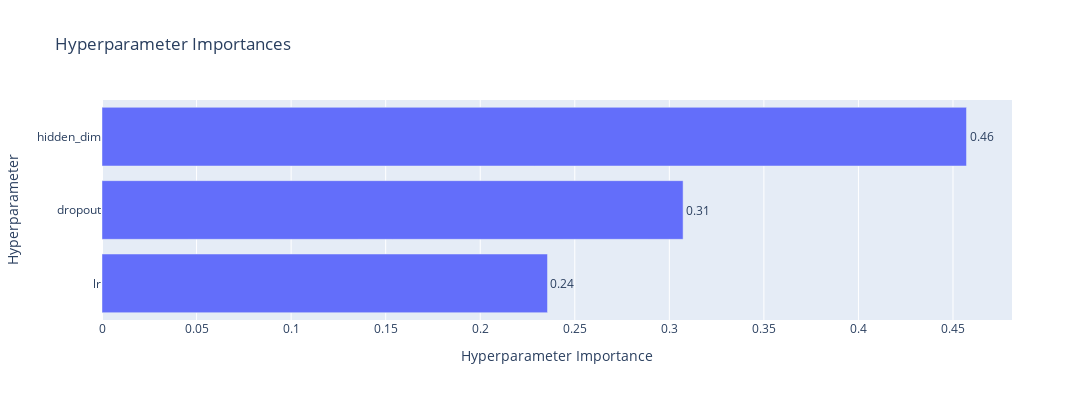
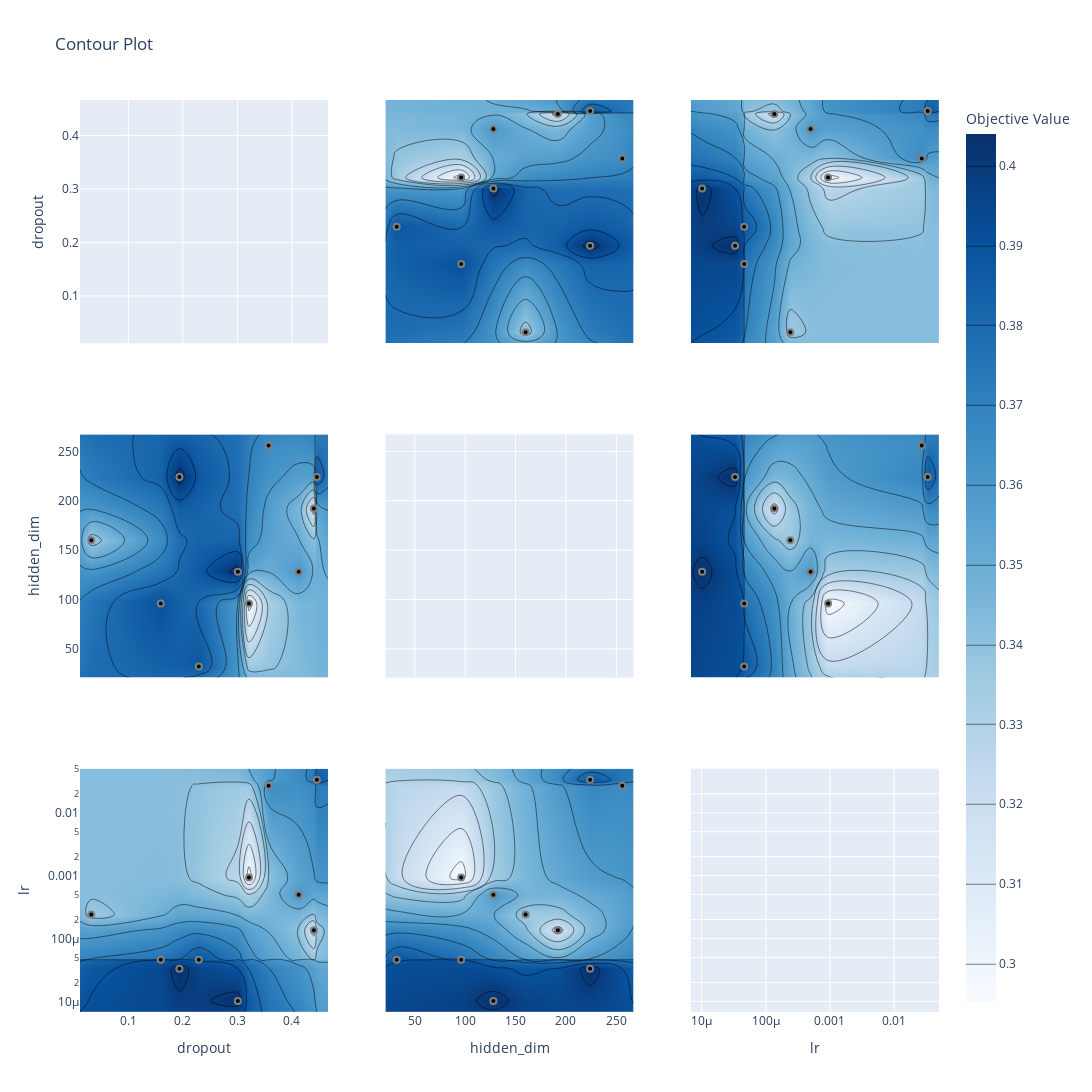

Notebook source saved alongside these figures, in order:
### Code cell
# Plot parameter importances
param_importances_fig: Figure = plot_param_importances(study)
param_fig: Figure = plot_param_importances(study)
param_fig.update_layout(autosize = False,
                        width = 1200,
                        height = 400
                        )
param_fig.show()

# Plot contour
contour_fig: Figure = plot_contour(study)
contour_fig.update_layout(autosize = False,
                          width = 1200,
                          height = 1200
                          )
contour_fig.show()

### Figure 1 — Plotly figure (JSON) as saved in the notebook; plotly's stock layout.template omitted (floating-point values rounded to 4 significant figures)
{"data": [{"cliponaxis": false, "hovertemplate": ["lr (FloatDistribution): 0.23557385309666845<extra></extra>", "dropout (FloatDistribution): 0.3072836604705343<extra></extra>", "hidden_dim (IntDistribution): 0.4571424864327972<extra></extra>"], "name": "Objective Value", "orientation": "h", "text": ["0.24", "0.31", "0.46"], "textposition": "outside", "type": "bar", "x": [0.2356, 0.3073, 0.4571], "y": ["lr", "dropout", "hidden_dim"]}], "layout": {"autosize": false, "height": 400, "title": {"text": "Hyperparameter Importances"}, "width": 1200, "xaxis": {"title": {"text": "Hyperparameter Importance"}}, "yaxis": {"title": {"text": "Hyperparameter"}}}}

### Figure 2 — Plotly figure (JSON) as saved in the notebook; plotly's stock layout.template omitted (floating-point values rounded to 4 significant figures; data arrays with more than 128 entries replaced by an {"elided": "..."} marker saying what was removed)
{"data": [{"type": "scatter", "xaxis": "x", "yaxis": "y"}, {"colorbar": {"title": {"text": "Objective Value"}}, "colorscale": [[0, "rgb(247,251,255)"], [0.125, "rgb(222,235,247)"], [0.25, "rgb(198,219,239)"], [0.375, "rgb(158,202,225)"], [0.5, "rgb(107,174,214)"], [0.625, "rgb(66,146,198)"], [0.75, "rgb(33,113,181)"], [0.875, "rgb(8,81,156)"], [1, "rgb(8,48,107)"]], "connectgaps": true, "contours": {"coloring": "heatmap"}, "hoverinfo": "none", "line": {"smoothing": 1.3}, "reversescale": false, "showscale": true, "type": "contour", "x": [0.01154, 0.03221, 0.1596, 0.1938, 0.2292, 0.3008, 0.3212, 0.3571, 0.4122, 0.4401, 0.4456, 0.4663], "xaxis": "x4", "y": [20.8, 32, 96, 128, 160, 192, 224, 256, 267.2], "yaxis": "y4", "z": [[NaN, NaN, NaN, NaN, NaN, NaN, NaN, NaN, NaN, NaN, NaN, NaN], [NaN, NaN, NaN, NaN, 0.3887, NaN, NaN, NaN, NaN, NaN, NaN, NaN], [NaN, NaN, 0.3905, NaN, NaN, NaN, 0.2952, NaN, NaN, NaN, NaN, NaN], [NaN, NaN, NaN, NaN, NaN, 0.4035, NaN, NaN, 0.3596, NaN, NaN, NaN], [NaN, 0.3356, NaN, NaN, NaN, NaN, NaN, NaN, NaN, NaN, NaN, NaN], [NaN, NaN, NaN, NaN, NaN, NaN, NaN, NaN, NaN, 0.3153, NaN, NaN], [NaN, NaN, NaN, 0.404, NaN, NaN, NaN, NaN, NaN, NaN, 0.3886, NaN], [NaN, NaN, NaN, NaN, NaN, NaN, NaN, 0.3654, NaN, NaN, NaN, NaN], [NaN, NaN, NaN, NaN, NaN, NaN, NaN, NaN, NaN, NaN, NaN, NaN]]}, {"marker": {"color": "black", "line": {"color": "Gray", "width": 2}}, "mode": "markers", "name": "Feasible Trial", "showlegend": false, "type": "scatter", "x": [0.2292, 0.1938, 0.03221, 0.4122, 0.3008, 0.3212, 0.4401, 0.1596, 0.4456, 0.3571], "xaxis": "x4", "y": [32, 224, 160, 128, 128, 96, 192, 96, 224, 256], "yaxis": "y4"}, {"colorbar": {"title": {"text": "Objective Value"}}, "colorscale": [[0, "rgb(247,251,255)"], [0.125, "rgb(222,235,247)"], [0.25, "rgb(198,219,239)"], [0.375, "rgb(158,202,225)"], [0.5, "rgb(107,174,214)"], [0.625, "rgb(66,146,198)"], [0.75, "rgb(33,113,181)"], [0.875, "rgb(8,81,156)"], [1, "rgb(8,48,107)"]], "connectgaps": true, "contours": {"coloring": "heatmap"}, "hoverinfo": "none", "line": {"smoothing": 1.3}, "reversescale": false, "showscale": false, "type": "contour", "x": [0.01154, 0.03221, 0.1596, 0.1938, 0.2292, 0.3008, 0.3212, 0.3571, 0.4122, 0.4401, 0.4456, 0.4663], "xaxis": "x7", "y": [6.781e-06, 1.016e-05, 3.312e-05, 4.598e-05, 4.6e-05, 0.0001358, 0.0002406, 0.0004981, 0.0009338, 0.02689, 0.03334, 0.04998], "yaxis": "y7", "z": {"elided": "12x12 float values"}}, {"marker": {"color": "black", "line": {"color": "Gray", "width": 2}}, "mode": "markers", "name": "Feasible Trial", "showlegend": false, "type": "scatter", "x": [0.2292, 0.1938, 0.03221, 0.4122, 0.3008, 0.3212, 0.4401, 0.1596, 0.4456, 0.3571], "xaxis": "x7", "y": [4.6e-05, 3.312e-05, 0.0002406, 0.0004981, 1.016e-05, 0.0009338, 0.0001358, 4.598e-05, 0.03334, 0.02689], "yaxis": "y7"}, {"colorbar": {"title": {"text": "Objective Value"}}, "colorscale": [[0, "rgb(247,251,255)"], [0.125, "rgb(222,235,247)"], [0.25, "rgb(198,219,239)"], [0.375, "rgb(158,202,225)"], [0.5, "rgb(107,174,214)"], [0.625, "rgb(66,146,198)"], [0.75, "rgb(33,113,181)"], [0.875, "rgb(8,81,156)"], [1, "rgb(8,48,107)"]], "connectgaps": true, "contours": {"coloring": "heatmap"}, "hoverinfo": "none", "line": {"smoothing": 1.3}, "reversescale": false, "showscale": false, "type": "contour", "x": [20.8, 32, 96, 128, 160, 192, 224, 256, 267.2], "xaxis": "x2", "y": [0.01154, 0.03221, 0.1596, 0.1938, 0.2292, 0.3008, 0.3212, 0.3571, 0.4122, 0.4401, 0.4456, 0.4663], "yaxis": "y2", "z": [[NaN, NaN, NaN, NaN, NaN, NaN, NaN, NaN, NaN], [NaN, NaN, NaN, NaN, 0.3356, NaN, NaN, NaN, NaN], [NaN, NaN, 0.3905, NaN, NaN, NaN, NaN, NaN, NaN], [NaN, NaN, NaN, NaN, NaN, NaN, 0.404, NaN, NaN], [NaN, 0.3887, NaN, NaN, NaN, NaN, NaN, NaN, NaN], [NaN, NaN, NaN, 0.4035, NaN, NaN, NaN, NaN, NaN], [NaN, NaN, 0.2952, NaN, NaN, NaN, NaN, NaN, NaN], [NaN, NaN, NaN, NaN, NaN, NaN, NaN, 0.3654, NaN], [NaN, NaN, NaN, 0.3596, NaN, NaN, NaN, NaN, NaN], [NaN, NaN, NaN, NaN, NaN, 0.3153, NaN, NaN, NaN], [NaN, NaN, NaN, NaN, NaN, NaN, 0.3886, NaN, NaN], [NaN, NaN, NaN, NaN, NaN, NaN, NaN, NaN, NaN]]}, {"marker": {"color": "black", "line": {"color": "Gray", "width": 2}}, "mode": "markers", "name": "Feasible Trial", "showlegend": false, "type": "scatter", "x": [32, 224, 160, 128, 128, 96, 192, 96, 224, 256], "xaxis": "x2", "y": [0.2292, 0.1938, 0.03221, 0.4122, 0.3008, 0.3212, 0.4401, 0.1596, 0.4456, 0.3571], "yaxis": "y2"}, {"type": "scatter", "xaxis": "x5", "yaxis": "y5"}, {"colorbar": {"title": {"text": "Objective Value"}}, "colorscale": [[0, "rgb(247,251,255)"], [0.125, "rgb(222,235,247)"], [0.25, "rgb(198,219,239)"], [0.375, "rgb(158,202,225)"], [0.5, "rgb(107,174,214)"], [0.625, "rgb(66,146,198)"], [0.75, "rgb(33,113,181)"], [0.875, "rgb(8,81,156)"], [1, "rgb(8,48,107)"]], "connectgaps": true, "contours": {"coloring": "heatmap"}, "hoverinfo": "none", "line": {"smoothing": 1.3}, "reversescale": false, "showscale": false, "type": "contour", "x": [20.8, 32, 96, 128, 160, 192, 224, 256, 267.2], "xaxis": "x8", "y": [6.781e-06, 1.016e-05, 3.312e-05, 4.598e-05, 4.6e-05, 0.0001358, 0.0002406, 0.0004981, 0.0009338, 0.02689, 0.03334, 0.04998], "yaxis": "y8", "z": [[NaN, NaN, NaN, NaN, NaN, NaN, NaN, NaN, NaN], [NaN, NaN, NaN, 0.4035, NaN, NaN, NaN, NaN, NaN], [NaN, NaN, NaN, NaN, NaN, NaN, 0.404, NaN, NaN], [NaN, NaN, 0.3905, NaN, NaN, NaN, NaN, NaN, NaN], [NaN, 0.3887, NaN, NaN, NaN, NaN, NaN, NaN, NaN], [NaN, NaN, NaN, NaN, NaN, 0.3153, NaN, NaN, NaN], [NaN, NaN, NaN, NaN, 0.3356, NaN, NaN, NaN, NaN], [NaN, NaN, NaN, 0.3596, NaN, NaN, NaN, NaN, NaN], [NaN, NaN, 0.2952, NaN, NaN, NaN, NaN, NaN, NaN], [NaN, NaN, NaN, NaN, NaN, NaN, NaN, 0.3654, NaN], [NaN, NaN, NaN, NaN, NaN, NaN, 0.3886, NaN, NaN], [NaN, NaN, NaN, NaN, NaN, NaN, NaN, NaN, NaN]]}, {"marker": {"color": "black", "line": {"color": "Gray", "width": 2}}, "mode": "markers", "name": "Feasible Trial", "showlegend": false, "type": "scatter", "x": [32, 224, 160, 128, 128, 96, 192, 96, 224, 256], "xaxis": "x8", "y": [4.6e-05, 3.312e-05, 0.0002406, 0.0004981, 1.016e-05, 0.0009338, 0.0001358, 4.598e-05, 0.03334, 0.02689], "yaxis": "y8"}, {"colorbar": {"title": {"text": "Objective Value"}}, "colorscale": [[0, "rgb(247,251,255)"], [0.125, "rgb(222,235,247)"], [0.25, "rgb(198,219,239)"], [0.375, "rgb(158,202,225)"], [0.5, "rgb(107,174,214)"], [0.625, "rgb(66,146,198)"], [0.75, "rgb(33,113,181)"], [0.875, "rgb(8,81,156)"], [1, "rgb(8,48,107)"]], "connectgaps": true, "contours": {"coloring": "heatmap"}, "hoverinfo": "none", "line": {"smoothing": 1.3}, "reversescale": false, "showscale": false, "type": "contour", "x": [6.781e-06, 1.016e-05, 3.312e-05, 4.598e-05, 4.6e-05, 0.0001358, 0.0002406, 0.0004981, 0.0009338, 0.02689, 0.03334, 0.04998], "xaxis": "x3", "y": [0.01154, 0.03221, 0.1596, 0.1938, 0.2292, 0.3008, 0.3212, 0.3571, 0.4122, 0.4401, 0.4456, 0.4663], "yaxis": "y3", "z": {"elided": "12x12 float values"}}, {"marker": {"color": "black", "line": {"color": "Gray", "width": 2}}, "mode": "markers", "name": "Feasible Trial", "showlegend": false, "type": "scatter", "x": [4.6e-05, 3.312e-05, 0.0002406, 0.0004981, 1.016e-05, 0.0009338, 0.0001358, 4.598e-05, 0.03334, 0.02689], "xaxis": "x3", "y": [0.2292, 0.1938, 0.03221, 0.4122, 0.3008, 0.3212, 0.4401, 0.1596, 0.4456, 0.3571], "yaxis": "y3"}, {"colorbar": {"title": {"text": "Objective Value"}}, "colorscale": [[0, "rgb(247,251,255)"], [0.125, "rgb(222,235,247)"], [0.25, "rgb(198,219,239)"], [0.375, "rgb(158,202,225)"], [0.5, "rgb(107,174,214)"], [0.625, "rgb(66,146,198)"], [0.75, "rgb(33,113,181)"], [0.875, "rgb(8,81,156)"], [1, "rgb(8,48,107)"]], "connectgaps": true, "contours": {"coloring": "heatmap"}, "hoverinfo": "none", "line": {"smoothing": 1.3}, "reversescale": false, "showscale": false, "type": "contour", "x": [6.781e-06, 1.016e-05, 3.312e-05, 4.598e-05, 4.6e-05, 0.0001358, 0.0002406, 0.0004981, 0.0009338, 0.02689, 0.03334, 0.04998], "xaxis": "x6", "y": [20.8, 32, 96, 128, 160, 192, 224, 256, 267.2], "yaxis": "y6", "z": [[NaN, NaN, NaN, NaN, NaN, NaN, NaN, NaN, NaN, NaN, NaN, NaN], [NaN, NaN, NaN, NaN, 0.3887, NaN, NaN, NaN, NaN, NaN, NaN, NaN], [NaN, NaN, NaN, 0.3905, NaN, NaN, NaN, NaN, 0.2952, NaN, NaN, NaN], [NaN, 0.4035, NaN, NaN, NaN, NaN, NaN, 0.3596, NaN, NaN, NaN, NaN], [NaN, NaN, NaN, NaN, NaN, NaN, 0.3356, NaN, NaN, NaN, NaN, NaN], [NaN, NaN, NaN, NaN, NaN, 0.3153, NaN, NaN, NaN, NaN, NaN, NaN], [NaN, NaN, 0.404, NaN, NaN, NaN, NaN, NaN, NaN, NaN, 0.3886, NaN], [NaN, NaN, NaN, NaN, NaN, NaN, NaN, NaN, NaN, 0.3654, NaN, NaN], [NaN, NaN, NaN, NaN, NaN, NaN, NaN, NaN, NaN, NaN, NaN, NaN]]}, {"marker": {"color": "black", "line": {"color": "Gray", "width": 2}}, "mode": "markers", "name": "Feasible Trial", "showlegend": false, "type": "scatter", "x": [4.6e-05, 3.312e-05, 0.0002406, 0.0004981, 1.016e-05, 0.0009338, 0.0001358, 4.598e-05, 0.03334, 0.02689], "xaxis": "x6", "y": [32, 224, 160, 128, 128, 96, 192, 96, 224, 256], "yaxis": "y6"}, {"type": "scatter", "xaxis": "x9", "yaxis": "y9"}], "layout": {"autosize": false, "height": 1200, "title": {"text": "Contour Plot"}, "width": 1200, "xaxis": {"anchor": "y", "domain": [0, 0.2889], "matches": "x7", "range": [0.01154, 0.4663], "showticklabels": false}, "xaxis2": {"anchor": "y2", "domain": [0.3556, 0.6444], "matches": "x8", "range": [20.8, 267.2], "showticklabels": false}, "xaxis3": {"anchor": "y3", "domain": [0.7111, 1], "matches": "x9", "range": [-5.169, -1.301], "showticklabels": false, "type": "log"}, "xaxis4": {"anchor": "y4", "domain": [0, 0.2889], "matches": "x7", "range": [0.01154, 0.4663], "showticklabels": false}, "xaxis5": {"anchor": "y5", "domain": [0.3556, 0.6444], "matches": "x8", "range": [20.8, 267.2], "showticklabels": false}, "xaxis6": {"anchor": "y6", "domain": [0.7111, 1], "matches": "x9", "range": [-5.169, -1.301], "showticklabels": false, "type": "log"}, "xaxis7": {"anchor": "y7", "domain": [0, 0.2889], "range": [0.01154, 0.4663], "title": {"text": "dropout"}}, "xaxis8": {"anchor": "y8", "domain": [0.3556, 0.6444], "range": [20.8, 267.2], "title": {"text": "hidden_dim"}}, "xaxis9": {"anchor": "y9", "domain": [0.7111, 1], "range": [-5.169, -1.301], "title": {"text": "lr"}, "type": "log"}, "yaxis": {"anchor": "x", "domain": [0.7333, 1], "range": [0.01154, 0.4663], "title": {"text": "dropout"}}, "yaxis2": {"anchor": "x2", "domain": [0.7333, 1], "matches": "y", "range": [0.01154, 0.4663], "showticklabels": false}, "yaxis3": {"anchor": "x3", "domain": [0.7333, 1], "matches": "y", "range": [0.01154, 0.4663], "showticklabels": false}, "yaxis4": {"anchor": "x4", "domain": [0.3667, 0.6333], "range": [20.8, 267.2], "title": {"text": "hidden_dim"}}, "yaxis5": {"anchor": "x5", "domain": [0.3667, 0.6333], "matches": "y4", "range": [20.8, 267.2], "showticklabels": false}, "yaxis6": {"anchor": "x6", "domain": [0.3667, 0.6333], "matches": "y4", "range": [20.8, 267.2], "showticklabels": false}, "yaxis7": {"anchor": "x7", "domain": [0, 0.2667], "range": [-5.169, -1.301], "title": {"text": "lr"}, "type": "log"}, "yaxis8": {"anchor": "x8", "domain": [0, 0.2667], "matches": "y7", "range": [-5.169, -1.301], "showticklabels": false, "type": "log"}, "yaxis9": {"anchor": "x9", "domain": [0, 0.2667], "matches": "y7", "range": [-5.169, -1.301], "showticklabels": false, "type": "log"}}}
